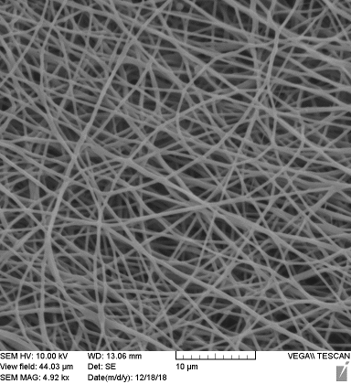
#> input picture test_cases/experimental_surface_images/lysozyme_electrospun_mats/images/EPO100-1,65_unaligned_400.png, 351 x 384 px, found by its file name
$ python visualizeImage.py
#> lines starting #> are read from the running program, lines starting #| are printed output that depends on the picture
import numpy as np
import matplotlib.pyplot as plt
from skimage import feature, io
from skimage.filters import difference_of_gaussians

# SEM image file
file_name = "EPO100-1,65_unaligned_400"
file_type = ".png"
image_file = "images/" + file_name + file_type

#############################################################################################
# import SEM image in gray-scale
image = io.imread(image_file, as_gray=True)
#> image is the input picture: shape (384, 351) float64; min 0, max 1, mean 0.429

# resize the image to square
N = np.min(np.shape(image))
#> N = 351
image_sq = image[0:N,0:N]
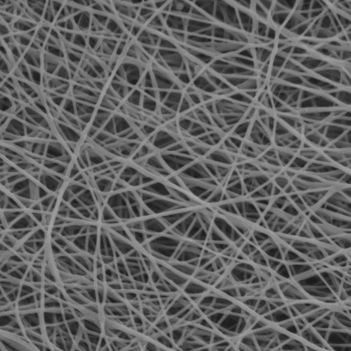
#> image_sq: shape (351, 351) float64; min 0.102, max 0.663, mean 0.385
image_sq_filtr= difference_of_gaussians(image_sq,low_sigma=1.5, high_sigma=None)
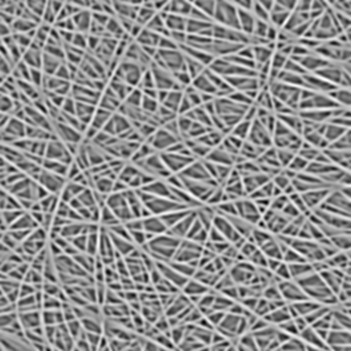
#> image_sq_filtr: shape (351, 351) float64; min -0.0909, max 0.0731, mean 1.51e-05; drawn with min black and max white
canny_sigma = 0.3
image_sq_filtr_edges = feature.canny(image_sq_filtr, sigma=canny_sigma)
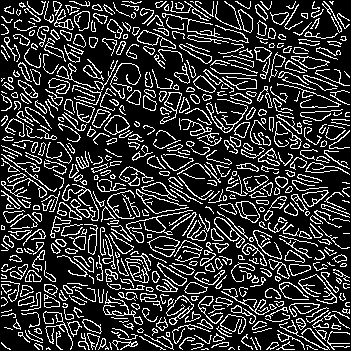
#> image_sq_filtr_edges: shape (351, 351) bool; 20.5% white in thin lines or dots

#############################################################################################
# visualization

# format sizing constants
TICKSFONT = 13; TITLEFONT = 15; TEXTFONT = 15   # fonts
FIGWIDTH = 6.4; FIGHEIGHT = 4.8                 # figure size
LINEWIDTH = 3; ROLLWINDOW = 100                 # plot spec

# summary figure
NROWS = 2; NCOLS = 2
f, axs = plt.subplots(nrows=NROWS,ncols=NCOLS,
                      figsize=(NCOLS*FIGWIDTH,NROWS*FIGHEIGHT))
axs[0,0].imshow(image_sq)
axs[0,0].set_title("Squared image")

axs[0,1].imshow(image_sq_filtr)
axs[0,1].set_title("Band-pass filtered image")

axs[1,0].imshow(image_sq_filtr_edges)
axs[1,0].set_title("Squared Canny edge detected image")

axs[1,1].axis("off")

f.tight_layout()
f.savefig("figures/" + file_name + "_image_filtering.png")
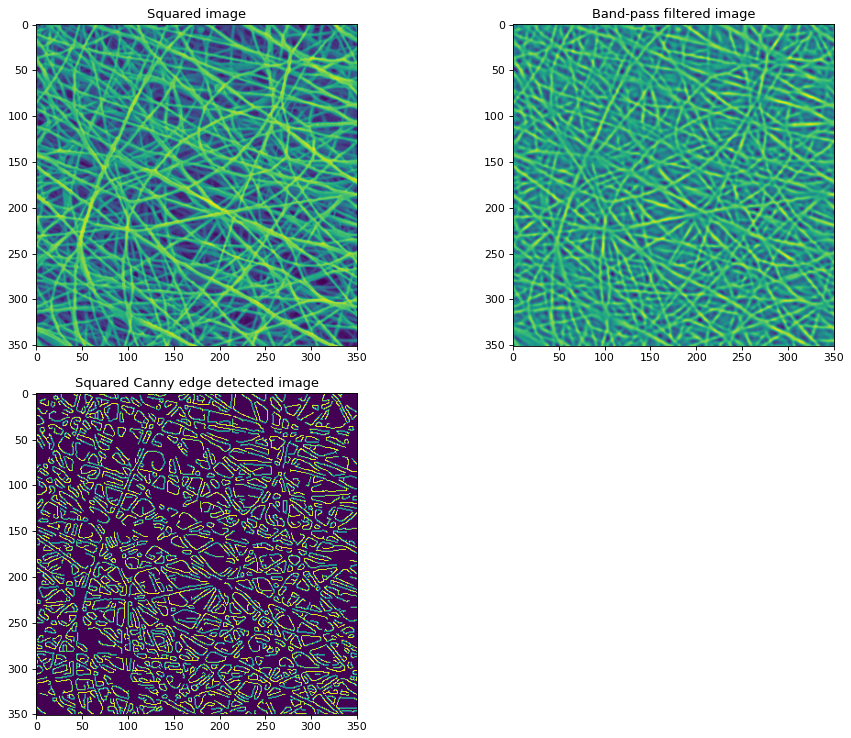
#> figure drawn by matplotlib, 3 panels

$ run again, with test_cases/experimental_surface_images/lysozyme_electrospun_mats/images/EPO100-1,65_unaligned_200.png copied over test_cases/experimental_surface_images/lysozyme_electrospun_mats/images/EPO100-1,65_unaligned_400.png
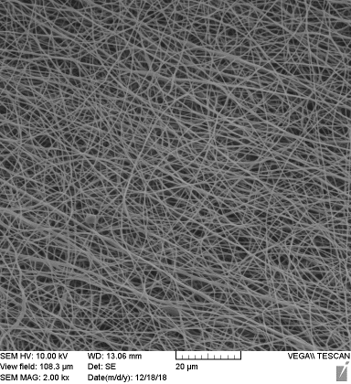
#> input picture test_cases/experimental_surface_images/lysozyme_electrospun_mats/images/EPO100-1,65_unaligned_200.png, 351 x 384 px, found by its file name
#> image is the input picture: shape (384, 351) float64; min 0, max 1, mean 0.42
#> `image_sq_filtr_edges = feature.canny(image_sq_filtr, sigma=canny_sigma)`:
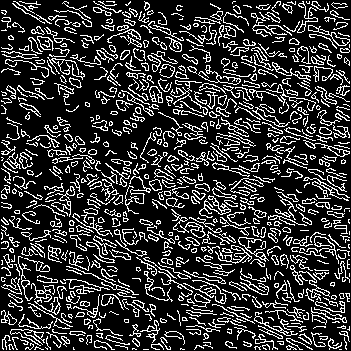
#> image_sq_filtr_edges: shape (351, 351) bool; 20.9% white in thin lines or dots
#> `f.savefig("figures/" + file_name + "_image_filtering.png")`:
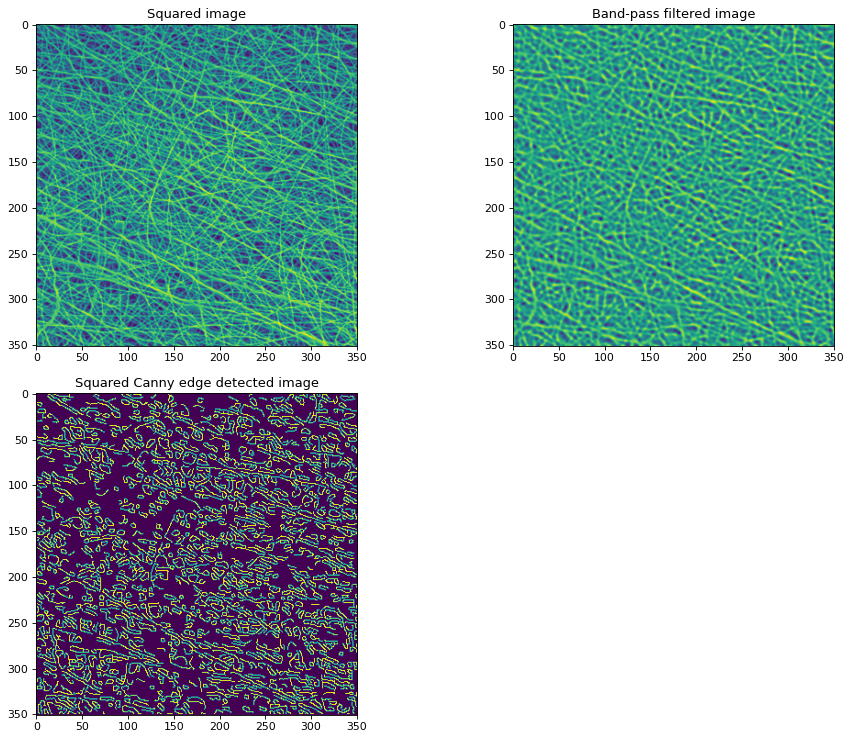
#> figure drawn by matplotlib, 3 panels

$ run again, with test_cases/experimental_surface_images/lysozyme_electrospun_mats/images/EPO100-1,65_aligned_200.png copied over test_cases/experimental_surface_images/lysozyme_electrospun_mats/images/EPO100-1,65_unaligned_400.png
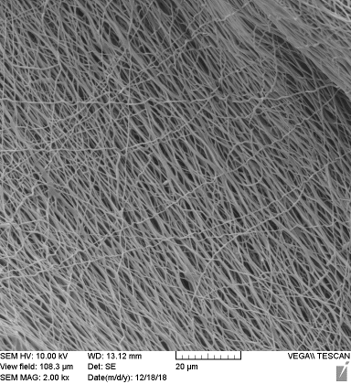
#> input picture test_cases/experimental_surface_images/lysozyme_electrospun_mats/images/EPO100-1,65_aligned_200.png, 351 x 384 px, found by its file name
#> image is the input picture: shape (384, 351) float64; min 0, max 1, mean 0.478
#> `image_sq_filtr_edges = feature.canny(image_sq_filtr, sigma=canny_sigma)`:
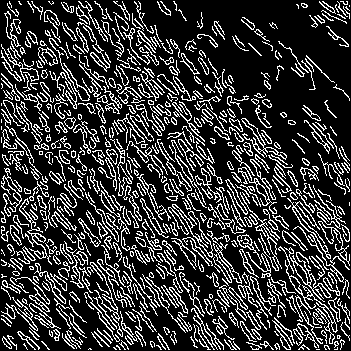
#> image_sq_filtr_edges: shape (351, 351) bool; 21.9% white in thin lines or dots
#> `f.savefig("figures/" + file_name + "_image_filtering.png")`:
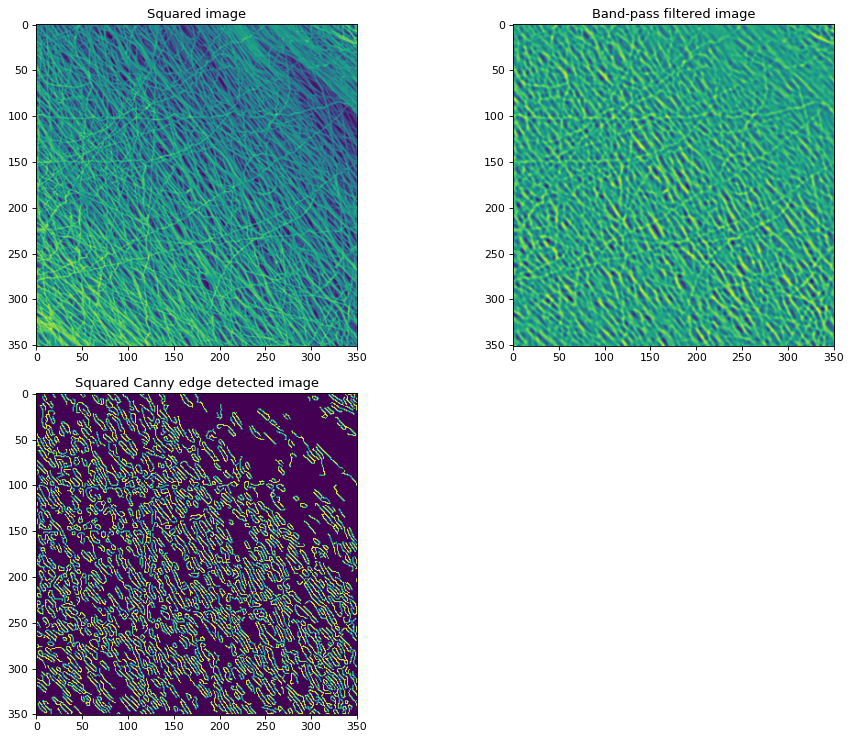
#> figure drawn by matplotlib, 3 panels

$ run again, with test_cases/experimental_surface_images/lysozyme_electrospun_mats/images/EPO100-1,65_aligned_400.png copied over test_cases/experimental_surface_images/lysozyme_electrospun_mats/images/EPO100-1,65_unaligned_400.png
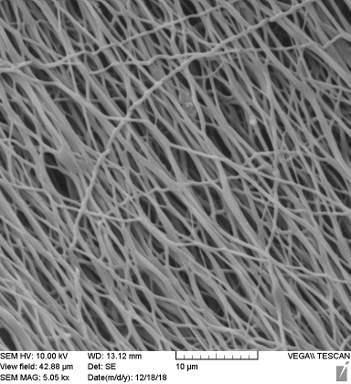
#> input picture test_cases/experimental_surface_images/lysozyme_electrospun_mats/images/EPO100-1,65_aligned_400.png, 351 x 384 px, found by its file name
#> image is the input picture: shape (384, 351) float64; min 0, max 1, mean 0.489
#> `image_sq_filtr_edges = feature.canny(image_sq_filtr, sigma=canny_sigma)`:
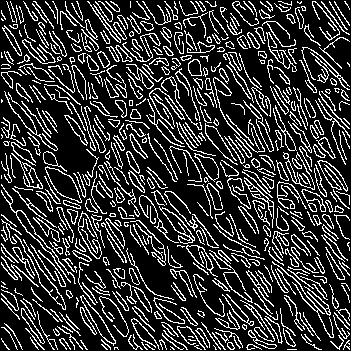
#> image_sq_filtr_edges: shape (351, 351) bool; 20.8% white in thin lines or dots
#> `f.savefig("figures/" + file_name + "_image_filtering.png")`:
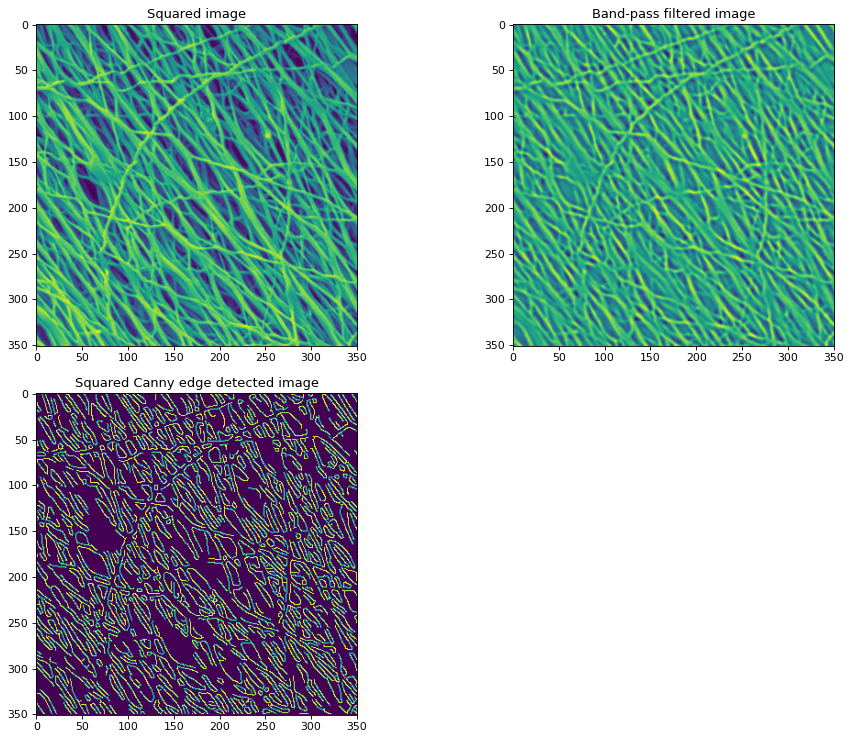
#> figure drawn by matplotlib, 3 panels
